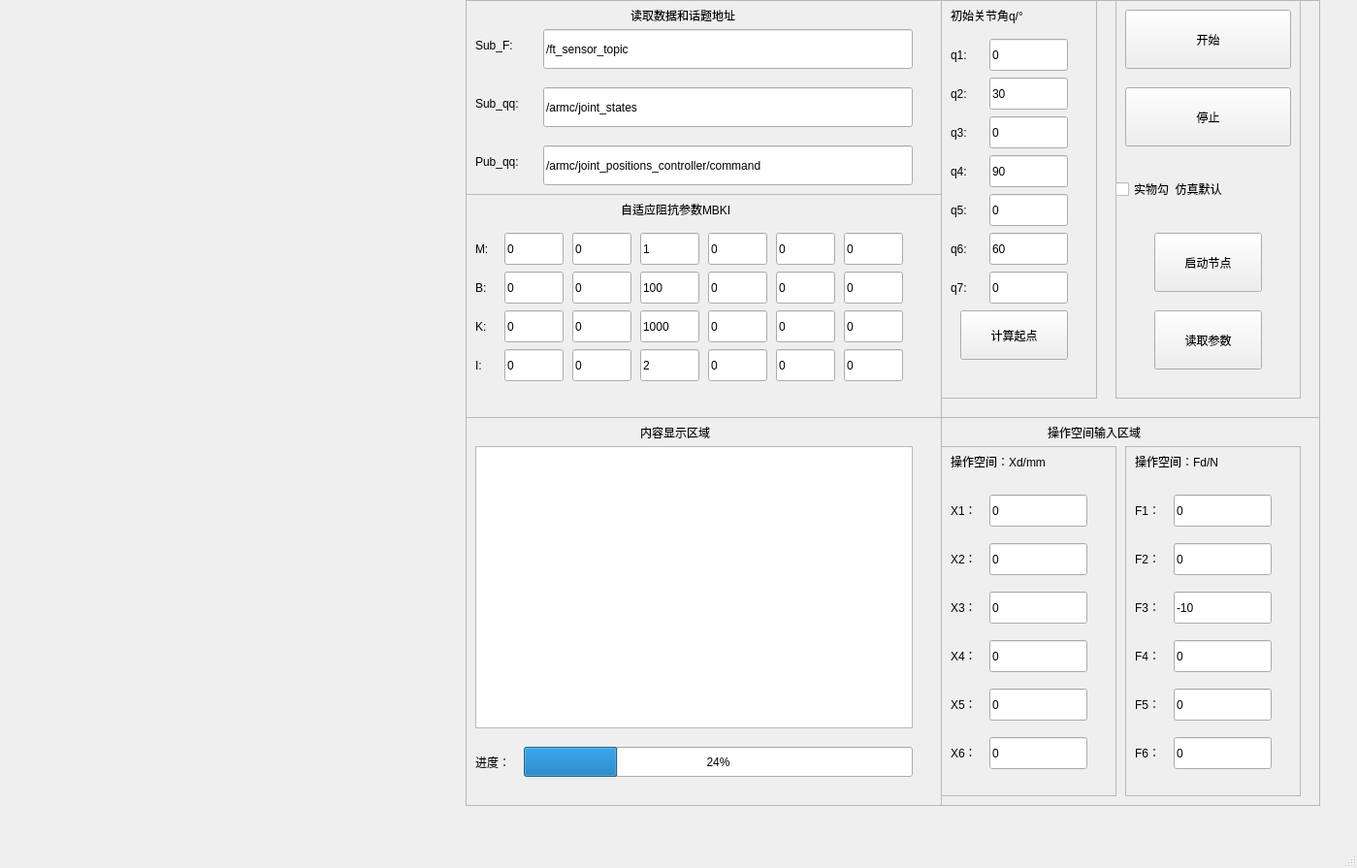
<?xml version="1.0" encoding="UTF-8"?>
<ui version="4.0">
 <class>ImpForm1</class>
 <widget class="QMainWindow" name="ImpForm1">
  <property name="geometry">
   <rect>
    <x>0</x>
    <y>0</y>
    <width>1399</width>
    <height>895</height>
   </rect>
  </property>
  <property name="windowTitle">
   <string>MainWindow</string>
  </property>
  <widget class="QWidget" name="centralwidget">
   <widget class="QWidget" name="horizontalLayoutWidget">
    <property name="geometry">
     <rect>
      <x>10</x>
      <y>0</y>
      <width>471</width>
      <height>431</height>
     </rect>
    </property>
    <layout class="QHBoxLayout" name="horizontalLayout_1"/>
   </widget>
   <widget class="QWidget" name="horizontalLayoutWidget_2">
    <property name="geometry">
     <rect>
      <x>10</x>
      <y>430</y>
      <width>471</width>
      <height>401</height>
     </rect>
    </property>
    <layout class="QHBoxLayout" name="horizontalLayout_2"/>
   </widget>
   <widget class="QWidget" name="horizontalLayoutWidget_6">
    <property name="geometry">
     <rect>
      <x>480</x>
      <y>0</y>
      <width>491</width>
      <height>431</height>
     </rect>
    </property>
    <layout class="QHBoxLayout" name="horizontalLayout">
     <item>
      <widget class="QFrame" name="frame_6">
       <property name="frameShape">
        <enum>QFrame::StyledPanel</enum>
       </property>
       <property name="frameShadow">
        <enum>QFrame::Raised</enum>
       </property>
       <widget class="QLabel" name="label_8">
        <property name="geometry">
         <rect>
          <x>10</x>
          <y>90</y>
          <width>71</width>
          <height>33</height>
         </rect>
        </property>
        <property name="text">
         <string>Sub_qq:</string>
        </property>
       </widget>
       <widget class="QLineEdit" name="lineEdit_sub_qq">
        <property name="geometry">
         <rect>
          <x>80</x>
          <y>90</y>
          <width>381</width>
          <height>41</height>
         </rect>
        </property>
        <property name="text">
         <string>/armc/joint_states</string>
        </property>
       </widget>
       <widget class="QLabel" name="label_9">
        <property name="geometry">
         <rect>
          <x>10</x>
          <y>30</y>
          <width>61</width>
          <height>33</height>
         </rect>
        </property>
        <property name="text">
         <string>Sub_F:</string>
        </property>
       </widget>
       <widget class="QLineEdit" name="lineEdit_sub_f">
        <property name="geometry">
         <rect>
          <x>80</x>
          <y>30</y>
          <width>381</width>
          <height>41</height>
         </rect>
        </property>
        <property name="text">
         <string>/ft_sensor_topic</string>
        </property>
       </widget>
       <widget class="QLabel" name="label_3">
        <property name="geometry">
         <rect>
          <x>170</x>
          <y>0</y>
          <width>161</width>
          <height>31</height>
         </rect>
        </property>
        <property name="text">
         <string>读取数据和话题地址</string>
        </property>
       </widget>
       <widget class="QFrame" name="frame_3">
        <property name="geometry">
         <rect>
          <x>0</x>
          <y>200</y>
          <width>491</width>
          <height>231</height>
         </rect>
        </property>
        <property name="frameShape">
         <enum>QFrame::StyledPanel</enum>
        </property>
        <property name="frameShadow">
         <enum>QFrame::Raised</enum>
        </property>
        <widget class="QLabel" name="label_2">
         <property name="geometry">
          <rect>
           <x>160</x>
           <y>0</y>
           <width>171</width>
           <height>31</height>
          </rect>
         </property>
         <property name="text">
          <string>自适应阻抗参数MBKI</string>
         </property>
        </widget>
        <widget class="QLabel" name="label_25">
         <property name="geometry">
          <rect>
           <x>10</x>
           <y>40</y>
           <width>21</width>
           <height>33</height>
          </rect>
         </property>
         <property name="text">
          <string>M:</string>
         </property>
        </widget>
        <widget class="QLineEdit" name="lineEdit_m1">
         <property name="geometry">
          <rect>
           <x>40</x>
           <y>40</y>
           <width>61</width>
           <height>33</height>
          </rect>
         </property>
         <property name="text">
          <string>0</string>
         </property>
        </widget>
        <widget class="QLineEdit" name="lineEdit_m6">
         <property name="geometry">
          <rect>
           <x>390</x>
           <y>40</y>
           <width>61</width>
           <height>33</height>
          </rect>
         </property>
         <property name="text">
          <string>0</string>
         </property>
        </widget>
        <widget class="QLineEdit" name="lineEdit_m5">
         <property name="geometry">
          <rect>
           <x>320</x>
           <y>40</y>
           <width>61</width>
           <height>33</height>
          </rect>
         </property>
         <property name="text">
          <string>0</string>
         </property>
        </widget>
        <widget class="QLineEdit" name="lineEdit_m4">
         <property name="geometry">
          <rect>
           <x>250</x>
           <y>40</y>
           <width>61</width>
           <height>33</height>
          </rect>
         </property>
         <property name="text">
          <string>0</string>
         </property>
        </widget>
        <widget class="QLineEdit" name="lineEdit_m3">
         <property name="geometry">
          <rect>
           <x>180</x>
           <y>40</y>
           <width>61</width>
           <height>33</height>
          </rect>
         </property>
         <property name="text">
          <string>1</string>
         </property>
        </widget>
        <widget class="QLineEdit" name="lineEdit_m2">
         <property name="geometry">
          <rect>
           <x>110</x>
           <y>40</y>
           <width>61</width>
           <height>33</height>
          </rect>
         </property>
         <property name="text">
          <string>0</string>
         </property>
        </widget>
        <widget class="QLineEdit" name="lineEdit_b3">
         <property name="geometry">
          <rect>
           <x>180</x>
           <y>80</y>
           <width>61</width>
           <height>33</height>
          </rect>
         </property>
         <property name="text">
          <string>100</string>
         </property>
        </widget>
        <widget class="QLineEdit" name="lineEdit_b5">
         <property name="geometry">
          <rect>
           <x>320</x>
           <y>80</y>
           <width>61</width>
           <height>33</height>
          </rect>
         </property>
         <property name="text">
          <string>0</string>
         </property>
        </widget>
        <widget class="QLineEdit" name="lineEdit_b1">
         <property name="geometry">
          <rect>
           <x>40</x>
           <y>80</y>
           <width>61</width>
           <height>33</height>
          </rect>
         </property>
         <property name="text">
          <string>0</string>
         </property>
        </widget>
        <widget class="QLineEdit" name="lineEdit_b6">
         <property name="geometry">
          <rect>
           <x>390</x>
           <y>80</y>
           <width>61</width>
           <height>33</height>
          </rect>
         </property>
         <property name="text">
          <string>0</string>
         </property>
        </widget>
        <widget class="QLabel" name="label_26">
         <property name="geometry">
          <rect>
           <x>10</x>
           <y>80</y>
           <width>21</width>
           <height>33</height>
          </rect>
         </property>
         <property name="text">
          <string>B:</string>
         </property>
        </widget>
        <widget class="QLineEdit" name="lineEdit_b2">
         <property name="geometry">
          <rect>
           <x>110</x>
           <y>80</y>
           <width>61</width>
           <height>33</height>
          </rect>
         </property>
         <property name="text">
          <string>0</string>
         </property>
        </widget>
        <widget class="QLineEdit" name="lineEdit_b4">
         <property name="geometry">
          <rect>
           <x>250</x>
           <y>80</y>
           <width>61</width>
           <height>33</height>
          </rect>
         </property>
         <property name="text">
          <string>0</string>
         </property>
        </widget>
        <widget class="QLineEdit" name="lineEdit_k4">
         <property name="geometry">
          <rect>
           <x>250</x>
           <y>120</y>
           <width>61</width>
           <height>33</height>
          </rect>
         </property>
         <property name="text">
          <string>0</string>
         </property>
        </widget>
        <widget class="QLabel" name="label_27">
         <property name="geometry">
          <rect>
           <x>10</x>
           <y>120</y>
           <width>21</width>
           <height>33</height>
          </rect>
         </property>
         <property name="text">
          <string>K:</string>
         </property>
        </widget>
        <widget class="QLineEdit" name="lineEdit_k2">
         <property name="geometry">
          <rect>
           <x>110</x>
           <y>120</y>
           <width>61</width>
           <height>33</height>
          </rect>
         </property>
         <property name="text">
          <string>0</string>
         </property>
        </widget>
        <widget class="QLineEdit" name="lineEdit_k3">
         <property name="geometry">
          <rect>
           <x>180</x>
           <y>120</y>
           <width>61</width>
           <height>33</height>
          </rect>
         </property>
         <property name="text">
          <string>1000</string>
         </property>
        </widget>
        <widget class="QLineEdit" name="lineEdit_k5">
         <property name="geometry">
          <rect>
           <x>320</x>
           <y>120</y>
           <width>61</width>
           <height>33</height>
          </rect>
         </property>
         <property name="text">
          <string>0</string>
         </property>
        </widget>
        <widget class="QLineEdit" name="lineEdit_k6">
         <property name="geometry">
          <rect>
           <x>390</x>
           <y>120</y>
           <width>61</width>
           <height>33</height>
          </rect>
         </property>
         <property name="text">
          <string>0</string>
         </property>
        </widget>
        <widget class="QLineEdit" name="lineEdit_k1">
         <property name="geometry">
          <rect>
           <x>40</x>
           <y>120</y>
           <width>61</width>
           <height>33</height>
          </rect>
         </property>
         <property name="text">
          <string>0</string>
         </property>
        </widget>
        <widget class="QLineEdit" name="lineEdit_i3">
         <property name="geometry">
          <rect>
           <x>180</x>
           <y>160</y>
           <width>61</width>
           <height>33</height>
          </rect>
         </property>
         <property name="text">
          <string>2</string>
         </property>
        </widget>
        <widget class="QLineEdit" name="lineEdit_i5">
         <property name="geometry">
          <rect>
           <x>320</x>
           <y>160</y>
           <width>61</width>
           <height>33</height>
          </rect>
         </property>
         <property name="text">
          <string>0</string>
         </property>
        </widget>
        <widget class="QLineEdit" name="lineEdit_i1">
         <property name="geometry">
          <rect>
           <x>40</x>
           <y>160</y>
           <width>61</width>
           <height>33</height>
          </rect>
         </property>
         <property name="text">
          <string>0</string>
         </property>
        </widget>
        <widget class="QLineEdit" name="lineEdit_i6">
         <property name="geometry">
          <rect>
           <x>390</x>
           <y>160</y>
           <width>61</width>
           <height>33</height>
          </rect>
         </property>
         <property name="text">
          <string>0</string>
         </property>
        </widget>
        <widget class="QLabel" name="label_29">
         <property name="geometry">
          <rect>
           <x>10</x>
           <y>160</y>
           <width>21</width>
           <height>33</height>
          </rect>
         </property>
         <property name="text">
          <string>I:</string>
         </property>
        </widget>
        <widget class="QLineEdit" name="lineEdit_i2">
         <property name="geometry">
          <rect>
           <x>110</x>
           <y>160</y>
           <width>61</width>
           <height>33</height>
          </rect>
         </property>
         <property name="text">
          <string>0</string>
         </property>
        </widget>
        <widget class="QLineEdit" name="lineEdit_i4">
         <property name="geometry">
          <rect>
           <x>250</x>
           <y>160</y>
           <width>61</width>
           <height>33</height>
          </rect>
         </property>
         <property name="text">
          <string>0</string>
         </property>
        </widget>
       </widget>
       <widget class="QLabel" name="label_30">
        <property name="geometry">
         <rect>
          <x>10</x>
          <y>150</y>
          <width>71</width>
          <height>33</height>
         </rect>
        </property>
        <property name="text">
         <string>Pub_qq:</string>
        </property>
       </widget>
       <widget class="QLineEdit" name="lineEdit_pub_qq">
        <property name="geometry">
         <rect>
          <x>80</x>
          <y>150</y>
          <width>381</width>
          <height>41</height>
         </rect>
        </property>
        <property name="text">
         <string>/armc/joint_positions_controller/command</string>
        </property>
       </widget>
      </widget>
     </item>
    </layout>
   </widget>
   <widget class="QWidget" name="horizontalLayoutWidget_5">
    <property name="geometry">
     <rect>
      <x>480</x>
      <y>430</y>
      <width>491</width>
      <height>401</height>
     </rect>
    </property>
    <layout class="QHBoxLayout" name="horizontalLayout_5">
     <item>
      <widget class="QFrame" name="frame">
       <property name="frameShape">
        <enum>QFrame::StyledPanel</enum>
       </property>
       <property name="frameShadow">
        <enum>QFrame::Raised</enum>
       </property>
       <widget class="QTextEdit" name="textEdit">
        <property name="geometry">
         <rect>
          <x>10</x>
          <y>30</y>
          <width>451</width>
          <height>291</height>
         </rect>
        </property>
       </widget>
       <widget class="QProgressBar" name="progressBar">
        <property name="geometry">
         <rect>
          <x>60</x>
          <y>340</y>
          <width>401</width>
          <height>31</height>
         </rect>
        </property>
        <property name="value">
         <number>24</number>
        </property>
       </widget>
       <widget class="QLabel" name="label_10">
        <property name="geometry">
         <rect>
          <x>10</x>
          <y>340</y>
          <width>51</width>
          <height>31</height>
         </rect>
        </property>
        <property name="text">
         <string>进度：</string>
        </property>
       </widget>
       <widget class="QLabel" name="label_4">
        <property name="geometry">
         <rect>
          <x>180</x>
          <y>0</y>
          <width>111</width>
          <height>31</height>
         </rect>
        </property>
        <property name="text">
         <string>内容显示区域</string>
        </property>
       </widget>
      </widget>
     </item>
    </layout>
   </widget>
   <widget class="QWidget" name="verticalLayoutWidget">
    <property name="geometry">
     <rect>
      <x>970</x>
      <y>430</y>
      <width>391</width>
      <height>401</height>
     </rect>
    </property>
    <layout class="QVBoxLayout" name="verticalLayout">
     <item>
      <widget class="QFrame" name="frame_4">
       <property name="frameShape">
        <enum>QFrame::StyledPanel</enum>
       </property>
       <property name="frameShadow">
        <enum>QFrame::Raised</enum>
       </property>
       <widget class="QFrame" name="frame_2">
        <property name="geometry">
         <rect>
          <x>0</x>
          <y>30</y>
          <width>181</width>
          <height>361</height>
         </rect>
        </property>
        <property name="frameShape">
         <enum>QFrame::StyledPanel</enum>
        </property>
        <property name="frameShadow">
         <enum>QFrame::Raised</enum>
        </property>
        <widget class="QLineEdit" name="lineEdit_x1">
         <property name="geometry">
          <rect>
           <x>50</x>
           <y>50</y>
           <width>101</width>
           <height>33</height>
          </rect>
         </property>
         <property name="text">
          <string>0</string>
         </property>
        </widget>
        <widget class="QLabel" name="label_19">
         <property name="geometry">
          <rect>
           <x>10</x>
           <y>50</y>
           <width>31</width>
           <height>31</height>
          </rect>
         </property>
         <property name="text">
          <string>X1：</string>
         </property>
        </widget>
        <widget class="QLabel" name="label_20">
         <property name="geometry">
          <rect>
           <x>10</x>
           <y>0</y>
           <width>151</width>
           <height>31</height>
          </rect>
         </property>
         <property name="text">
          <string>操作空间：Xd/mm</string>
         </property>
        </widget>
        <widget class="QLabel" name="label_21">
         <property name="geometry">
          <rect>
           <x>10</x>
           <y>100</y>
           <width>31</width>
           <height>31</height>
          </rect>
         </property>
         <property name="text">
          <string>X2：</string>
         </property>
        </widget>
        <widget class="QLineEdit" name="lineEdit_x2">
         <property name="geometry">
          <rect>
           <x>50</x>
           <y>100</y>
           <width>101</width>
           <height>33</height>
          </rect>
         </property>
         <property name="text">
          <string>0</string>
         </property>
        </widget>
        <widget class="QLabel" name="label_22">
         <property name="geometry">
          <rect>
           <x>10</x>
           <y>150</y>
           <width>31</width>
           <height>31</height>
          </rect>
         </property>
         <property name="text">
          <string>X3：</string>
         </property>
        </widget>
        <widget class="QLineEdit" name="lineEdit_x3">
         <property name="geometry">
          <rect>
           <x>50</x>
           <y>150</y>
           <width>101</width>
           <height>33</height>
          </rect>
         </property>
         <property name="text">
          <string>0</string>
         </property>
        </widget>
        <widget class="QLabel" name="label_23">
         <property name="geometry">
          <rect>
           <x>10</x>
           <y>250</y>
           <width>31</width>
           <height>31</height>
          </rect>
         </property>
         <property name="text">
          <string>X5：</string>
         </property>
        </widget>
        <widget class="QLineEdit" name="lineEdit_x5">
         <property name="geometry">
          <rect>
           <x>50</x>
           <y>250</y>
           <width>101</width>
           <height>33</height>
          </rect>
         </property>
         <property name="text">
          <string>0</string>
         </property>
        </widget>
        <widget class="QLabel" name="label_24">
         <property name="geometry">
          <rect>
           <x>10</x>
           <y>300</y>
           <width>31</width>
           <height>31</height>
          </rect>
         </property>
         <property name="text">
          <string>X6：</string>
         </property>
        </widget>
        <widget class="QLineEdit" name="lineEdit_x6">
         <property name="geometry">
          <rect>
           <x>50</x>
           <y>300</y>
           <width>101</width>
           <height>33</height>
          </rect>
         </property>
         <property name="text">
          <string>0</string>
         </property>
        </widget>
        <widget class="QLineEdit" name="lineEdit_x4">
         <property name="geometry">
          <rect>
           <x>50</x>
           <y>200</y>
           <width>101</width>
           <height>33</height>
          </rect>
         </property>
         <property name="text">
          <string>0</string>
         </property>
        </widget>
        <widget class="QLabel" name="label_28">
         <property name="geometry">
          <rect>
           <x>10</x>
           <y>200</y>
           <width>31</width>
           <height>31</height>
          </rect>
         </property>
         <property name="text">
          <string>X4：</string>
         </property>
        </widget>
       </widget>
       <widget class="QLabel" name="label">
        <property name="geometry">
         <rect>
          <x>110</x>
          <y>0</y>
          <width>151</width>
          <height>31</height>
         </rect>
        </property>
        <property name="text">
         <string>操作空间输入区域</string>
        </property>
       </widget>
       <widget class="QFrame" name="frame_11">
        <property name="geometry">
         <rect>
          <x>190</x>
          <y>30</y>
          <width>181</width>
          <height>361</height>
         </rect>
        </property>
        <property name="frameShape">
         <enum>QFrame::StyledPanel</enum>
        </property>
        <property name="frameShadow">
         <enum>QFrame::Raised</enum>
        </property>
        <widget class="QLineEdit" name="lineEdit_f1">
         <property name="geometry">
          <rect>
           <x>50</x>
           <y>50</y>
           <width>101</width>
           <height>33</height>
          </rect>
         </property>
         <property name="text">
          <string>0</string>
         </property>
        </widget>
        <widget class="QLabel" name="label_44">
         <property name="geometry">
          <rect>
           <x>10</x>
           <y>50</y>
           <width>31</width>
           <height>31</height>
          </rect>
         </property>
         <property name="text">
          <string>F1：</string>
         </property>
        </widget>
        <widget class="QLabel" name="label_45">
         <property name="geometry">
          <rect>
           <x>10</x>
           <y>0</y>
           <width>151</width>
           <height>31</height>
          </rect>
         </property>
         <property name="text">
          <string>操作空间：Fd/N</string>
         </property>
        </widget>
        <widget class="QLabel" name="label_46">
         <property name="geometry">
          <rect>
           <x>10</x>
           <y>100</y>
           <width>31</width>
           <height>31</height>
          </rect>
         </property>
         <property name="text">
          <string>F2：</string>
         </property>
        </widget>
        <widget class="QLineEdit" name="lineEdit_f2">
         <property name="geometry">
          <rect>
           <x>50</x>
           <y>100</y>
           <width>101</width>
           <height>33</height>
          </rect>
         </property>
         <property name="text">
          <string>0</string>
         </property>
        </widget>
        <widget class="QLabel" name="label_47">
         <property name="geometry">
          <rect>
           <x>10</x>
           <y>150</y>
           <width>31</width>
           <height>31</height>
          </rect>
         </property>
         <property name="text">
          <string>F3：</string>
         </property>
        </widget>
        <widget class="QLineEdit" name="lineEdit_f3">
         <property name="geometry">
          <rect>
           <x>50</x>
           <y>150</y>
           <width>101</width>
           <height>33</height>
          </rect>
         </property>
         <property name="text">
          <string>-10</string>
         </property>
        </widget>
        <widget class="QLabel" name="label_48">
         <property name="geometry">
          <rect>
           <x>10</x>
           <y>250</y>
           <width>31</width>
           <height>31</height>
          </rect>
         </property>
         <property name="text">
          <string>F5：</string>
         </property>
        </widget>
        <widget class="QLineEdit" name="lineEdit_f5">
         <property name="geometry">
          <rect>
           <x>50</x>
           <y>250</y>
           <width>101</width>
           <height>33</height>
          </rect>
         </property>
         <property name="text">
          <string>0</string>
         </property>
        </widget>
        <widget class="QLabel" name="label_49">
         <property name="geometry">
          <rect>
           <x>10</x>
           <y>300</y>
           <width>31</width>
           <height>31</height>
          </rect>
         </property>
         <property name="text">
          <string>F6：</string>
         </property>
        </widget>
        <widget class="QLineEdit" name="lineEdit_f6">
         <property name="geometry">
          <rect>
           <x>50</x>
           <y>300</y>
           <width>101</width>
           <height>33</height>
          </rect>
         </property>
         <property name="text">
          <string>0</string>
         </property>
        </widget>
        <widget class="QLineEdit" name="lineEdit_f4">
         <property name="geometry">
          <rect>
           <x>50</x>
           <y>200</y>
           <width>101</width>
           <height>33</height>
          </rect>
         </property>
         <property name="text">
          <string>0</string>
         </property>
        </widget>
        <widget class="QLabel" name="label_50">
         <property name="geometry">
          <rect>
           <x>10</x>
           <y>200</y>
           <width>31</width>
           <height>31</height>
          </rect>
         </property>
         <property name="text">
          <string>F4：</string>
         </property>
        </widget>
       </widget>
      </widget>
     </item>
    </layout>
   </widget>
   <widget class="QWidget" name="verticalLayoutWidget_2">
    <property name="geometry">
     <rect>
      <x>970</x>
      <y>0</y>
      <width>391</width>
      <height>431</height>
     </rect>
    </property>
    <layout class="QVBoxLayout" name="verticalLayout_2">
     <item>
      <widget class="QFrame" name="frame_8">
       <property name="frameShape">
        <enum>QFrame::StyledPanel</enum>
       </property>
       <property name="frameShadow">
        <enum>QFrame::Raised</enum>
       </property>
       <widget class="QFrame" name="frame_5">
        <property name="geometry">
         <rect>
          <x>180</x>
          <y>-10</y>
          <width>191</width>
          <height>421</height>
         </rect>
        </property>
        <property name="frameShape">
         <enum>QFrame::StyledPanel</enum>
        </property>
        <property name="frameShadow">
         <enum>QFrame::Raised</enum>
        </property>
        <widget class="QPushButton" name="button_begin">
         <property name="geometry">
          <rect>
           <x>10</x>
           <y>20</y>
           <width>171</width>
           <height>61</height>
          </rect>
         </property>
         <property name="text">
          <string>开始</string>
         </property>
         <property name="iconSize">
          <size>
           <width>16</width>
           <height>16</height>
          </size>
         </property>
         <property name="autoRepeat">
          <bool>false</bool>
         </property>
         <property name="autoExclusive">
          <bool>false</bool>
         </property>
         <property name="autoRepeatDelay">
          <number>400</number>
         </property>
         <property name="autoRepeatInterval">
          <number>200</number>
         </property>
         <property name="autoDefault">
          <bool>true</bool>
         </property>
         <property name="flat">
          <bool>false</bool>
         </property>
        </widget>
        <widget class="QPushButton" name="button_stop">
         <property name="geometry">
          <rect>
           <x>10</x>
           <y>100</y>
           <width>171</width>
           <height>61</height>
          </rect>
         </property>
         <property name="text">
          <string>停止</string>
         </property>
         <property name="autoDefault">
          <bool>true</bool>
         </property>
        </widget>
        <widget class="QWidget" name="layoutWidget_2">
         <property name="geometry">
          <rect>
           <x>0</x>
           <y>180</y>
           <width>181</width>
           <height>51</height>
          </rect>
         </property>
         <layout class="QVBoxLayout" name="verticalLayout_4">
          <item>
           <widget class="QCheckBox" name="checkBox_real">
            <property name="text">
             <string>实物勾  仿真默认</string>
            </property>
           </widget>
          </item>
         </layout>
        </widget>
        <widget class="QPushButton" name="button_read">
         <property name="geometry">
          <rect>
           <x>40</x>
           <y>330</y>
           <width>111</width>
           <height>61</height>
          </rect>
         </property>
         <property name="text">
          <string>读取参数</string>
         </property>
         <property name="autoDefault">
          <bool>true</bool>
         </property>
        </widget>
        <widget class="QPushButton" name="button_receive">
         <property name="geometry">
          <rect>
           <x>40</x>
           <y>250</y>
           <width>111</width>
           <height>61</height>
          </rect>
         </property>
         <property name="text">
          <string>启动节点</string>
         </property>
         <property name="autoDefault">
          <bool>true</bool>
         </property>
        </widget>
       </widget>
       <widget class="QFrame" name="frame_7">
        <property name="geometry">
         <rect>
          <x>0</x>
          <y>0</y>
          <width>161</width>
          <height>411</height>
         </rect>
        </property>
        <property name="frameShape">
         <enum>QFrame::StyledPanel</enum>
        </property>
        <property name="frameShadow">
         <enum>QFrame::Raised</enum>
        </property>
        <widget class="QLabel" name="label_11">
         <property name="geometry">
          <rect>
           <x>10</x>
           <y>160</y>
           <width>31</width>
           <height>33</height>
          </rect>
         </property>
         <property name="text">
          <string>q4:</string>
         </property>
        </widget>
        <widget class="QLineEdit" name="lineEdit_q5">
         <property name="geometry">
          <rect>
           <x>50</x>
           <y>200</y>
           <width>81</width>
           <height>33</height>
          </rect>
         </property>
         <property name="text">
          <string>0</string>
         </property>
        </widget>
        <widget class="QLabel" name="label_12">
         <property name="geometry">
          <rect>
           <x>10</x>
           <y>240</y>
           <width>31</width>
           <height>33</height>
          </rect>
         </property>
         <property name="text">
          <string>q6:</string>
         </property>
        </widget>
        <widget class="QLineEdit" name="lineEdit_q6">
         <property name="geometry">
          <rect>
           <x>50</x>
           <y>240</y>
           <width>81</width>
           <height>33</height>
          </rect>
         </property>
         <property name="text">
          <string>60</string>
         </property>
        </widget>
        <widget class="QLabel" name="label_13">
         <property name="geometry">
          <rect>
           <x>10</x>
           <y>280</y>
           <width>31</width>
           <height>33</height>
          </rect>
         </property>
         <property name="text">
          <string>q7:</string>
         </property>
        </widget>
        <widget class="QLineEdit" name="lineEdit_q7">
         <property name="geometry">
          <rect>
           <x>50</x>
           <y>280</y>
           <width>81</width>
           <height>33</height>
          </rect>
         </property>
         <property name="text">
          <string>0</string>
         </property>
        </widget>
        <widget class="QLineEdit" name="lineEdit_q4">
         <property name="geometry">
          <rect>
           <x>50</x>
           <y>160</y>
           <width>81</width>
           <height>33</height>
          </rect>
         </property>
         <property name="text">
          <string>90</string>
         </property>
        </widget>
        <widget class="QLabel" name="label_14">
         <property name="geometry">
          <rect>
           <x>10</x>
           <y>200</y>
           <width>31</width>
           <height>33</height>
          </rect>
         </property>
         <property name="text">
          <string>q5:</string>
         </property>
        </widget>
        <widget class="QLabel" name="label_15">
         <property name="geometry">
          <rect>
           <x>10</x>
           <y>0</y>
           <width>121</width>
           <height>31</height>
          </rect>
         </property>
         <property name="text">
          <string>初始关节角q/°</string>
         </property>
        </widget>
        <widget class="QLabel" name="label_16">
         <property name="geometry">
          <rect>
           <x>10</x>
           <y>120</y>
           <width>31</width>
           <height>33</height>
          </rect>
         </property>
         <property name="text">
          <string>q3:</string>
         </property>
        </widget>
        <widget class="QLineEdit" name="lineEdit_q3">
         <property name="geometry">
          <rect>
           <x>50</x>
           <y>120</y>
           <width>81</width>
           <height>33</height>
          </rect>
         </property>
         <property name="text">
          <string>0</string>
         </property>
        </widget>
        <widget class="QLabel" name="label_17">
         <property name="geometry">
          <rect>
           <x>10</x>
           <y>80</y>
           <width>31</width>
           <height>33</height>
          </rect>
         </property>
         <property name="text">
          <string>q2:</string>
         </property>
        </widget>
        <widget class="QLineEdit" name="lineEdit_q2">
         <property name="geometry">
          <rect>
           <x>50</x>
           <y>80</y>
           <width>81</width>
           <height>33</height>
          </rect>
         </property>
         <property name="text">
          <string>30</string>
         </property>
        </widget>
        <widget class="QLabel" name="label_18">
         <property name="geometry">
          <rect>
           <x>10</x>
           <y>40</y>
           <width>31</width>
           <height>33</height>
          </rect>
         </property>
         <property name="text">
          <string>q1:</string>
         </property>
        </widget>
        <widget class="QLineEdit" name="lineEdit_q1">
         <property name="geometry">
          <rect>
           <x>50</x>
           <y>40</y>
           <width>81</width>
           <height>33</height>
          </rect>
         </property>
         <property name="text">
          <string>0</string>
         </property>
        </widget>
        <widget class="QPushButton" name="button_init">
         <property name="geometry">
          <rect>
           <x>20</x>
           <y>320</y>
           <width>111</width>
           <height>51</height>
          </rect>
         </property>
         <property name="text">
          <string>计算起点</string>
         </property>
         <property name="autoDefault">
          <bool>true</bool>
         </property>
        </widget>
        <zorder>label_11</zorder>
        <zorder>label_12</zorder>
        <zorder>label_13</zorder>
        <zorder>label_14</zorder>
        <zorder>label_15</zorder>
        <zorder>label_16</zorder>
        <zorder>label_17</zorder>
        <zorder>label_18</zorder>
        <zorder>lineEdit_q4</zorder>
        <zorder>lineEdit_q5</zorder>
        <zorder>lineEdit_q6</zorder>
        <zorder>lineEdit_q7</zorder>
        <zorder>lineEdit_q3</zorder>
        <zorder>lineEdit_q2</zorder>
        <zorder>lineEdit_q1</zorder>
        <zorder>button_init</zorder>
       </widget>
      </widget>
     </item>
    </layout>
   </widget>
  </widget>
  <widget class="QMenuBar" name="menubar">
   <property name="geometry">
    <rect>
     <x>0</x>
     <y>0</y>
     <width>1399</width>
     <height>35</height>
    </rect>
   </property>
  </widget>
  <widget class="QStatusBar" name="statusbar"/>
 </widget>
 <resources/>
 <connections/>
</ui>
